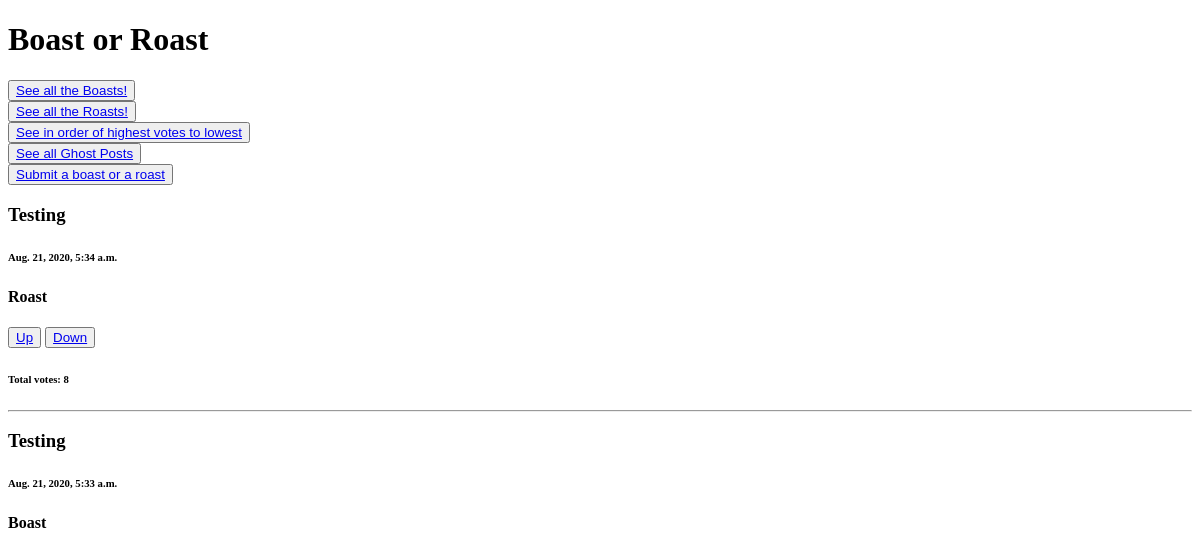
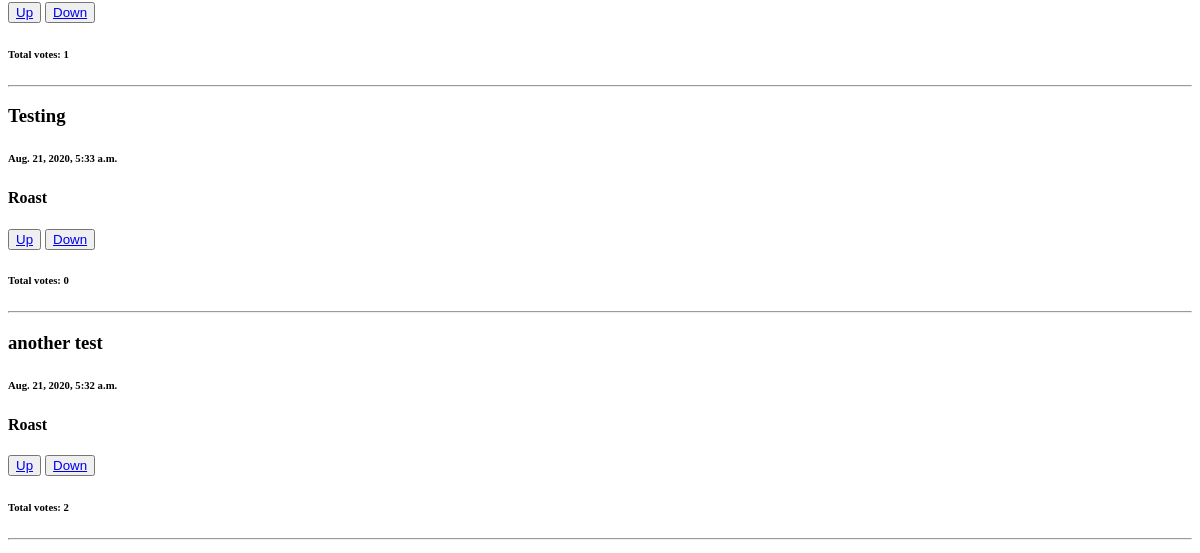
Before: / (upper part) with the older database file (2 pictures, top to bottom).
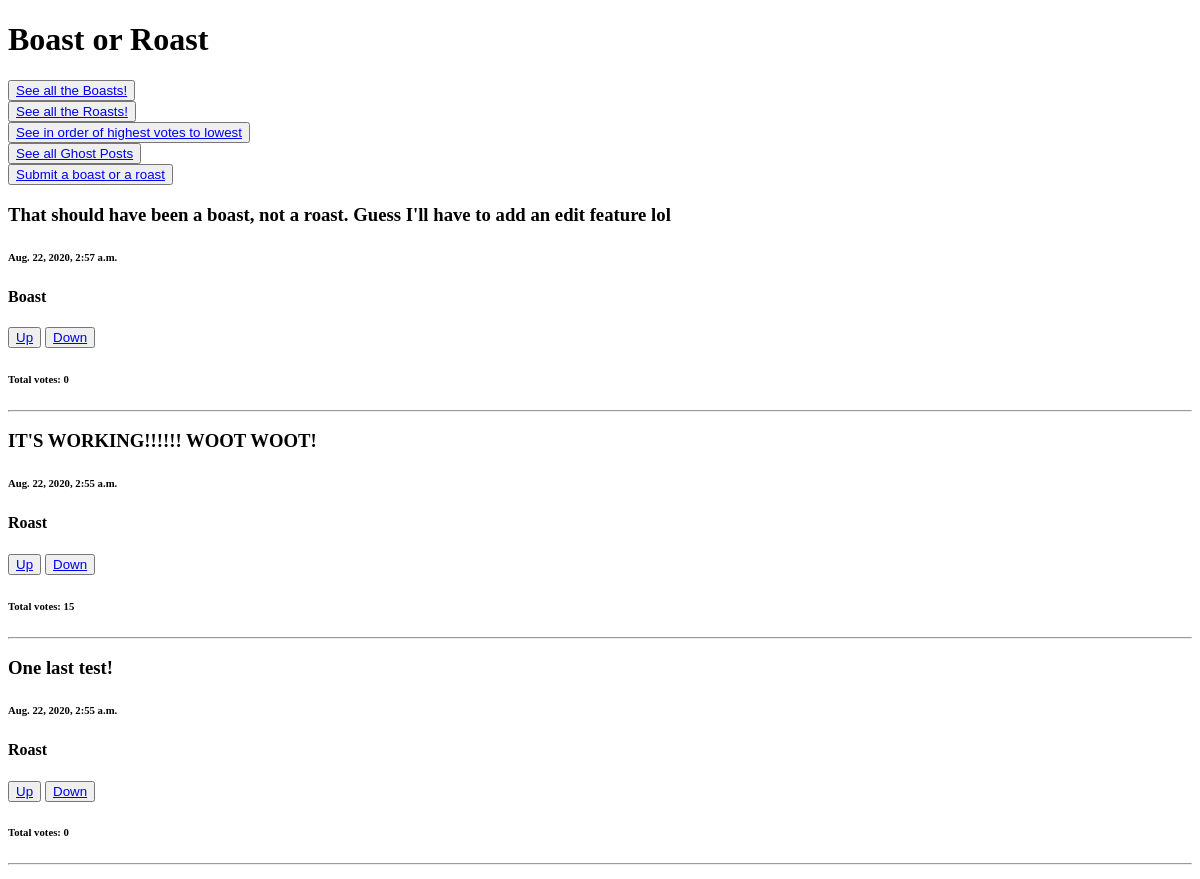
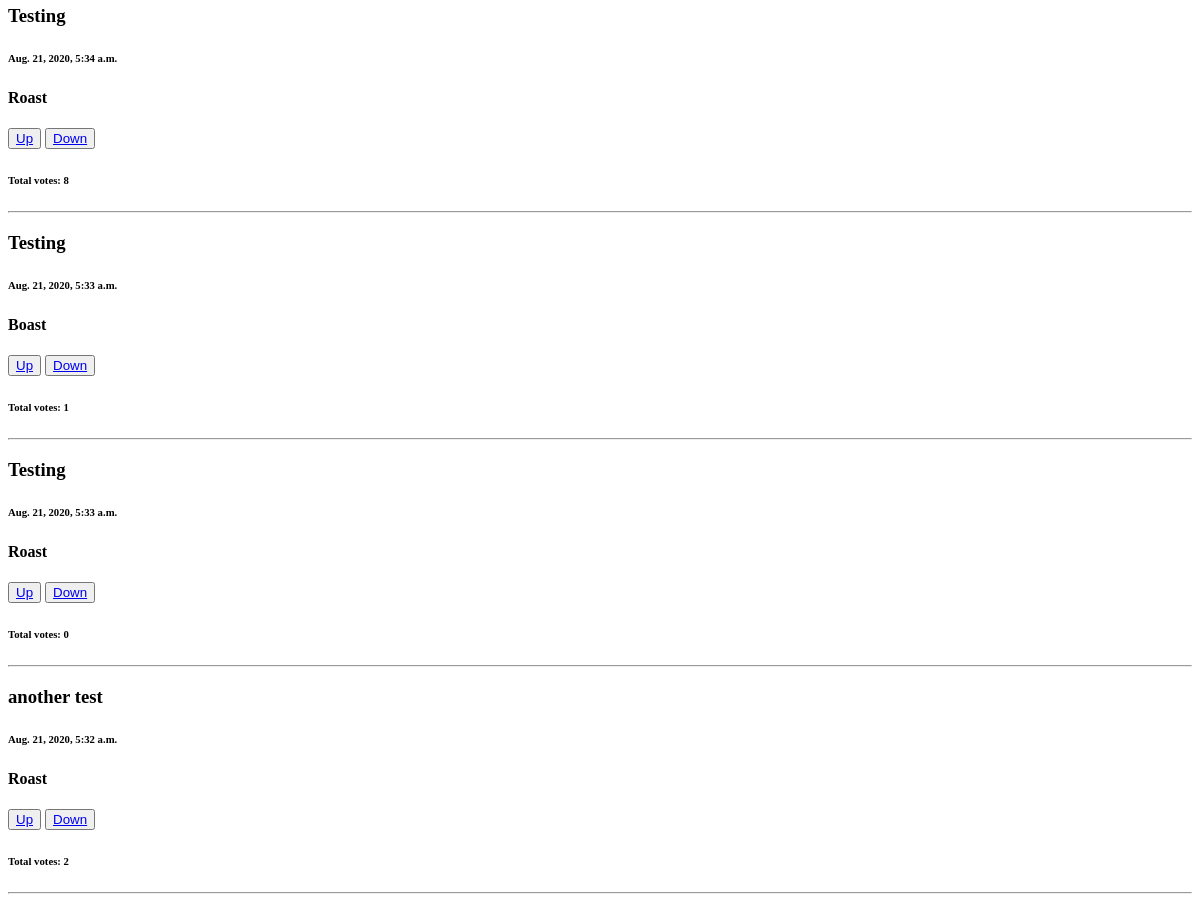
After: the same page with the newer database file (2 pictures, top to bottom).
### ghost_post_app/models.py (models this page shows, shortened)
class Posts(models.Model):
    boast_or_roast = models.BooleanField()
    content = models.CharField(max_length=280)
    up_votes = models.IntegerField()
    down_votes = models.IntegerField()
    total_votes = models.IntegerField(default=0)
    post_time = models.DateTimeField(default=timezone.now)

### ghost_post_app/views.py (the view)
# urls.py: path('', index, name="homepage"),
def index(request):
    post_list = Posts.objects.all().order_by('-post_time')
    return render(request, "index.html", {"post_list": post_list, "hello": "Boast or Roast"})

### templates/index.html (shortened to what this page needs)
<!DOCTYPE html>
<html lang="en">
  <head>
  </head>
  <body>
    <h1>{{ hello }}</h1>
    <button>
      <a href="/boast/">See all the Boasts!</a>
    </button>
    <button>
      <a href="/roast/">See all the Roasts!</a>
    </button>
    <button>
      <a href="/votes/">See in order of highest votes to lowest</a>
    </button>
    <button>
      <a href="/">See all Ghost Posts</a>
    </button>
    <button>
      <a href="/postform/">Submit a boast or a roast</a>
    </button>
    <div>
      {% for post in post_list %}
      <h3>{{post.content}}</h3>
      <h6>{{ post.post_time}}</h6>
      <div>
        {% if post.boast_or_roast %}
        <h4>Boast</h4>
        {% elif not post.boast_or_roast %}
        <h4>Roast</h4>
        {% endif %}
      </div>
      <div>
        <button>
          <a href="/upvote/{{ post.id }}/">Up</a>
        </button>
        <button>
          <a href="/downvote/{{ post.id }}/">Down</a>
        </button>
      </div>
      <div>
        <h6>Total votes: {{post.total_votes}}</h6>
      </div>
      <hr />
      {% endfor %}
    </div>
  </body>
</html>

Changed rows visible on the page:
added Posts: content "That should have been a boast, not a roast. Guess I'll have to add an edit feature lol", post_time "Aug. 22, 2020, 2:57 a.m.", boast_or_roast "Boast", total_votes "0"
added Posts: content "IT'S WORKING!!!!!! WOOT WOOT!", post_time "Aug. 22, 2020, 2:55 a.m.", boast_or_roast "Roast", total_votes "15"
added Posts: content "One last test!", post_time "Aug. 22, 2020, 2:55 a.m.", boast_or_roast "Roast", total_votes "0"
